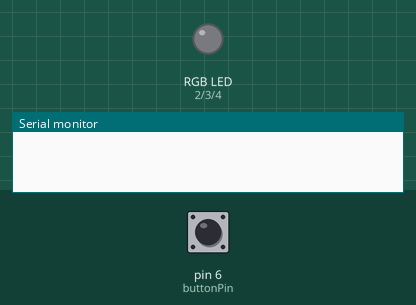
Recording of a sketch running on a simulated Arduino Uno, built with avr-gcc and run on an emulated ATmega328P. Parts: an RGB LED mixed from three pins (HIGH = lit), the last lines printed to the serial monitor. Inputs (shaded band) come from the test bench; at power-on: pin 6 (buttonPin) LOW.

Above: at 1.2 s.
1.3 s: pin 6 (buttonPin) pulled HIGH for 0.15 s
At 1.8 s:
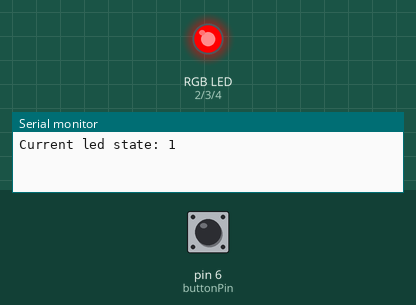
2.9 s: pin 6 (buttonPin) pulled HIGH for 1 s
At 4.2 s:
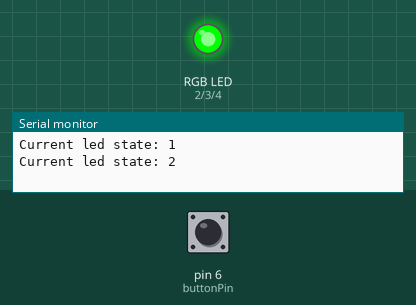
5.4 s: pin 6 (buttonPin) pulled HIGH for 0.15 s
At 6.1 s:
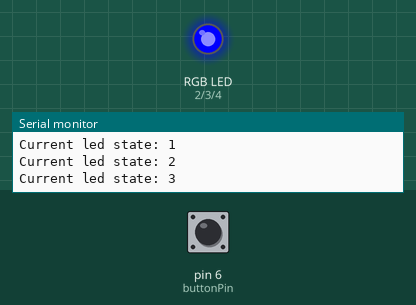
7.0 s: pin 6 (buttonPin) pulled HIGH for 3.2 s
At 7.3 s:
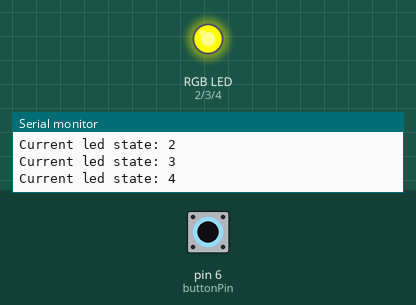
11.7 s: pin 6 (buttonPin) pulled HIGH for 0.15 s
At 12.1 s:
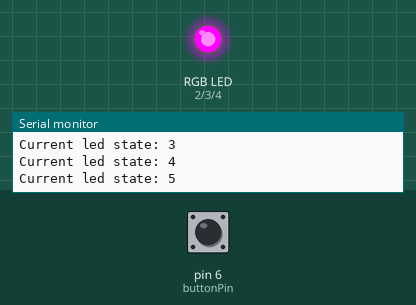
13.3 s: pin 6 (buttonPin) pulled HIGH for 1 s
At 14.5 s:
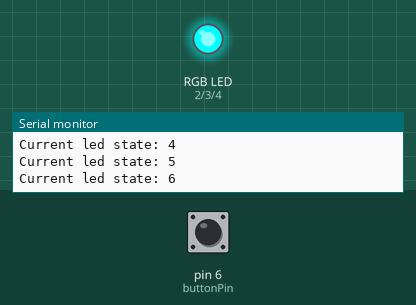
Timing chart, 0 to 16.3 s (numbered marks = the images above; inputs shaded):
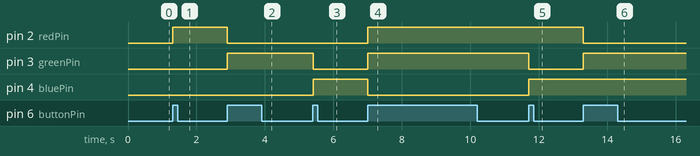

The sketch:

rgb_select.ino
```cpp
/*
 * RGB State
 */

/* Pin deffinitions */
const int redPin    = 2;
const int greenPin  = 3;
const int bluePin   = 4;
const int buttonPin = 6;

enum state { OFF, R_ON, G_ON, B_ON, RG_ON, RB_ON, BG_ON, RGB_ON };

int lastButtonValue     = LOW;
int currentButtonValue  = LOW;
int currentLedState     = OFF;

/* Will light up the RGB */
void lightRGB(int r, int g, int b) {
  digitalWrite(redPin, r);
  digitalWrite(greenPin, g);
  digitalWrite(bluePin, b);
};

boolean debounce(boolean last)
{
  boolean current = digitalRead(buttonPin);
  if (last != current)
  {
    delay(5);
    current = digitalRead(buttonPin);
  }
  return current;
}

/* This will set the led's state according to the parameter */
void setLedState(int ledStateVal) {
  switch(ledStateVal) {
      case OFF:
        lightRGB(0, 0, 0);
        break;
      case R_ON:
        lightRGB(1, 0, 0);
        break;
      case G_ON:
        lightRGB(0, 1, 0);
        break;
      case B_ON:
        lightRGB(0, 0, 1);
        break;
      case RG_ON:
        lightRGB(1, 1, 0);
        break;
      case RB_ON:
        lightRGB(1, 0, 1);
        break;
      case BG_ON:
        lightRGB(0, 1, 1);
        break;
      case RGB_ON:
        lightRGB(1, 1, 1);
        break;
      default:
        Serial.println("Error in LED state change");
  }
}

void setup() {
  /* Initialize the serial connection */
  Serial.begin(9600);

  /* Set the output pins */
  pinMode(redPin, OUTPUT);
  pinMode(greenPin, OUTPUT);
  pinMode(bluePin, OUTPUT);
  pinMode(buttonPin, INPUT);
}

void loop() {
  currentButtonValue = debounce(lastButtonValue);
  /* Execute this code when the button is pressed. */
  if (lastButtonValue == LOW && currentButtonValue == HIGH) {
    currentLedState = (currentLedState + 1) % 8;
    setLedState(currentLedState);
    Serial.print("Current led state: ");
    Serial.println(currentLedState);
  }
  lastButtonValue = currentButtonValue;
}
```

Measured:
- after the input at 1.3 s, pin 2 (redPin): LOW → HIGH at once
- after the input at 2.9 s, pin 2 (redPin): HIGH → LOW at once; pin 3 (greenPin): LOW → HIGH at once
- after the input at 5.4 s, pin 3 (greenPin): HIGH → LOW at once; pin 4 (bluePin): LOW → HIGH at once
- after the input at 7.0 s, pin 2 (redPin), pin 3 (greenPin): LOW → HIGH at once; pin 4 (bluePin): HIGH → LOW at once
- after the input at 11.7 s, pin 3 (greenPin): HIGH → LOW at once; pin 4 (bluePin): LOW → HIGH at once
- after the input at 13.3 s, pin 2 (redPin): HIGH → LOW at once; pin 3 (greenPin): LOW → HIGH at once
